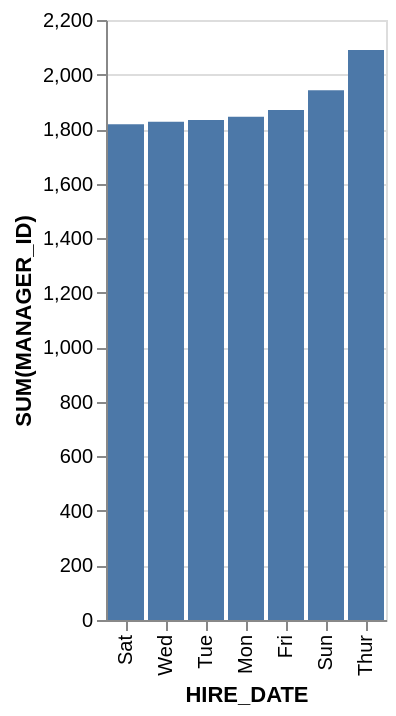

The Vega-Lite source for this figure:
### Vega-Lite specification from a JSON file in a GitHub repository (floating-point values rounded to 4 significant figures)
{"data": {"values": [{"x_data": "Sat", "y_data": 1818}, {"x_data": "Wed", "y_data": 1827}, {"x_data": "Tue", "y_data": 1833}, {"x_data": "Mon", "y_data": 1845}, {"x_data": "Fri", "y_data": 1870}, {"x_data": "Sun", "y_data": 1942}, {"x_data": "Thur", "y_data": 2090}]}, "mark": "bar", "encoding": {"x": {"field": "x_data", "type": "nominal", "title": "HIRE_DATE", "sort": {"op": "sum", "field": "y_data", "order": "ascending"}}, "y": {"field": "y_data", "type": "quantitative", "title": "SUM(MANAGER_ID)"}}}
